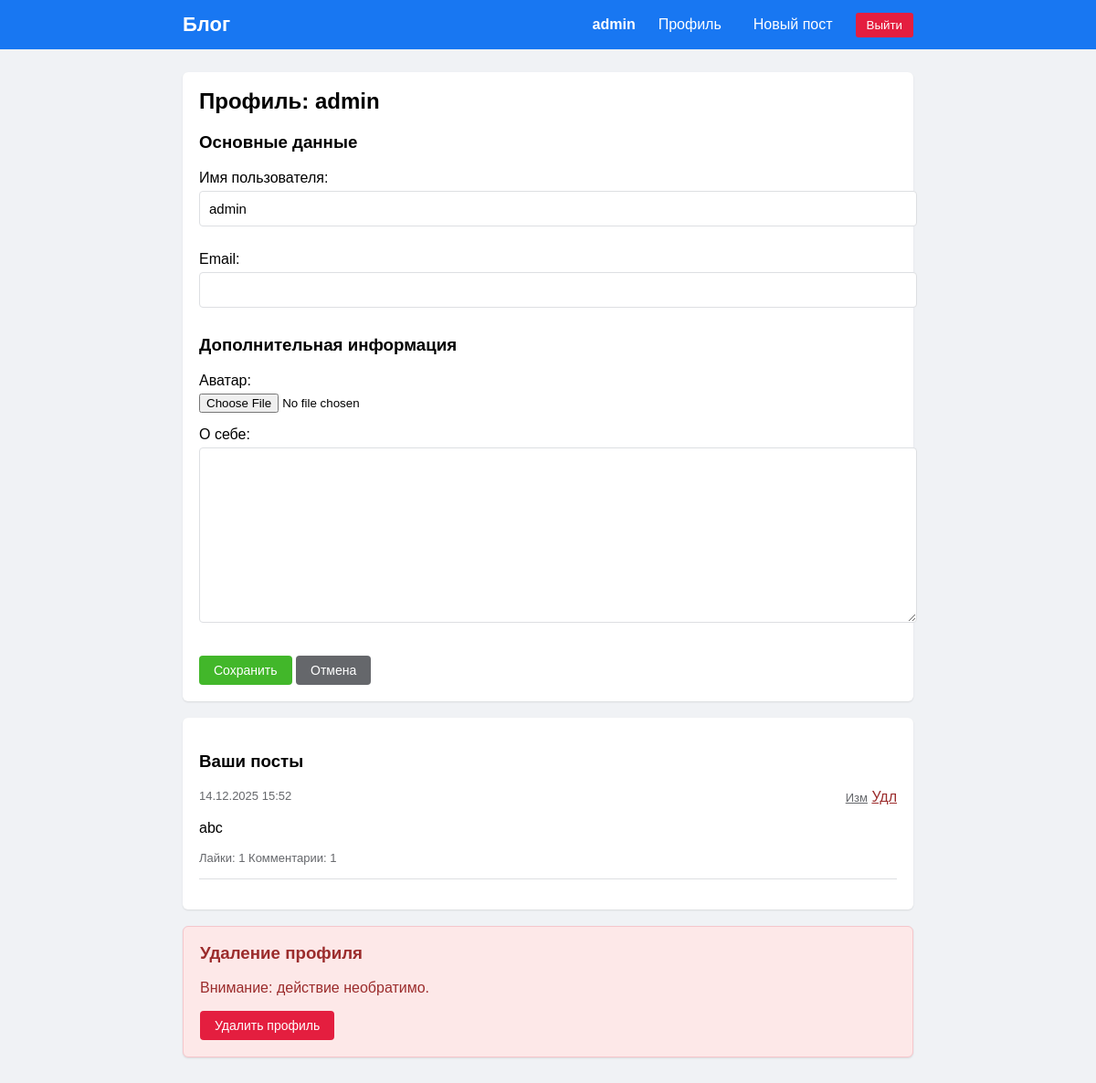
/profile/ (signed in), run on the app's committed database.
### blog/models.py (models this page shows, shortened)
class Profile(models.Model):
    user = models.OneToOneField(User, on_delete=models.CASCADE)
    avatar = models.ImageField(upload_to='avatars/', blank=True, null=True)
    bio = models.TextField(max_length=500, blank=True)

class Post(models.Model):
    author = models.ForeignKey(User, on_delete=models.CASCADE)
    content = models.TextField(max_length=1000)
    created_at = models.DateTimeField(auto_now_add=True)
    updated_at = models.DateTimeField(auto_now=True)
    class Meta:
        ordering = ['-created_at']
    def likes_count(self):
        return self.likes.count()
    def comments_count(self):
        return self.comments.count()

### blog/views.py (the view)
# urls.py: path('profile/', views.profile, name='profile'),
@login_required
def profile(request):
    if request.method == 'POST':
        user_form = UserUpdateForm(request.POST, instance=request.user)
        profile_form = ProfileUpdateForm(
            request.POST, request.FILES, instance=request.user.profile
        )
        if user_form.is_valid() and profile_form.is_valid():
            user_form.save()
            profile_form.save()
            messages.success(request, 'Профиль обновлен!')
            return redirect('profile')
    else:
        user_form = UserUpdateForm(instance=request.user)
        profile_form = ProfileUpdateForm(instance=request.user.profile)
    user_posts = Post.objects.filter(author=request.user).order_by('-created_at')
    paginator = Paginator(user_posts, 50)
    page_number = request.GET.get('page')
    posts = paginator.get_page(page_number)
    context = {
        'user_form': user_form,
        'profile_form': profile_form,
        'posts': posts,
    }
    return render(request, 'blog/profile.html', context)

### blog/forms.py
class UserUpdateForm(forms.ModelForm):
    email = forms.EmailField()
    class Meta:
        model = User
        fields = ['username', 'email']

class ProfileUpdateForm(forms.ModelForm):
    class Meta:
        model = Profile
        fields = ['avatar', 'bio']

### blog/templates/blog/profile.html (shortened to what this page needs)
{% extends 'blog/base.html' %}
{% block content %}
<div class="box">
    <h2>Профиль: {{ user.username }}</h2>
    <form method="post" enctype="multipart/form-data">
        <div class="form-group">
            <h3>Основные данные</h3>
            <div class="form-group">
                <label class="form-label">Имя пользователя:</label>
                {{ user_form.username }}
            </div>
            <div class="form-group">
                <label class="form-label">Email:</label>
                {{ user_form.email }}
            </div>
        </div>
        <div class="form-group">
            <h3>Дополнительная информация</h3>
            <div class="form-group">
                <label class="form-label">Аватар:</label>
                {{ profile_form.avatar }}
            </div>
            <div class="form-group">
                <label class="form-label">О себе:</label>
                {{ profile_form.bio }}
            </div>
        </div>
        <div class="form-actions">
            <button type="submit" class="btn btn-green">Сохранить</button>
            <a href="{% url 'index' %}" class="btn btn-gray">Отмена</a>
        </div>
    </form>
</div>
<div class="box">
    <h3>Ваши посты</h3>
    {% if posts %}
        {% for post in posts %}
        <div class="user-posts">
            <div class="post-info">
                <span class="small-text">{{ post.created_at|date:"d.m.Y H:i" }}</span>
                <div>
                    <a href="{% url 'edit_post' post.id %}" class="small-text">Изм</a>
                    <a href="{% url 'delete_post' post.id %}" class="warning-text">Удл</a>
                </div>
            </div>
            <p>{{ post.content|truncatechars:120 }}</p>
            <div class="small-text">
                <span>Лайки: {{ post.likes_count }}</span>
                <span>Комментарии: {{ post.comments_count }}</span>
            </div>
        </div>
        {% endfor %}
    {% else %}
        <p>У вас пока нет постов.</p>
    {% endif %}
</div>
<div class="box warning-box">
    <h3>Удаление профиля</h3>
    <p class="warning-text">Внимание: действие необратимо.</p>
    <a href="{% url 'delete_profile' %}" class="btn btn-red">Удалить профиль</a>
</div>
{% endblock %}

### blog/templates/blog/base.html (shortened to what this page needs)
<!DOCTYPE html>
<html lang="ru">
<head>
    {% load static %}
    <link rel="stylesheet" type="text/css" href="{% static 'blog/style.css' %}">
</head>
<body>
    <div class="header">
        <div class="container">
            <div class="nav">
                <a href="{% url 'index' %}" class="site-name">Блог</a>
                <div class="menu">
                    {% if user.is_authenticated %}
                        <span class="user-name">{{ user.username }}</span>
                        <a href="{% url 'profile' %}">Профиль</a>
                        <a href="{% url 'create_post' %}">Новый пост</a>
                        <form action="{% url 'logout' %}" method="post" style="display: inline;">
                            <button type="submit" class="logout-btn">Выйти</button>
                        </form>
                    {% else %}
                        <a href="{% url 'login' %}">Войти</a>
                        <a href="{% url 'register' %}">Регистрация</a>
                    {% endif %}
                </div>
            </div>
        </div>
    </div>
    <div class="main container">
        {% block content %}{% endblock %}
    </div>
</body>
</html>

### blog/static/blog/style.css (style rules this page uses)
body { font-family: Arial, sans-serif; margin: 0; background: #f0f2f5; }
.header { background: #1877f2; padding: 12px 0; }
.container { width: 90%; max-width: 800px; margin: 0 auto; }
.nav { display: flex; justify-content: space-between; align-items: center; }
.site-name { color: white; font-size: 22px; font-weight: bold; text-decoration: none; }
.menu { display: flex; gap: 15px; align-items: center; }
.menu a { color: white; text-decoration: none; padding: 6px 10px; }
.user-name { color: white; font-weight: bold; }
.logout-btn { background: #e41e3f; color: white; border: none; padding: 6px 12px; border-radius: 3px; cursor: pointer; }
.main { padding: 25px 0; min-height: 80vh; }
.box { background: white; border-radius: 6px; padding: 18px; margin-bottom: 18px; box-shadow: 0 1px 2px rgba(0,0,0,0.1); }
.box h2 { margin-top: 0; }
.btn { display: inline-block; padding: 8px 16px; background: #1877f2; color: white; text-decoration: none; border-radius: 4px; border: none; cursor: pointer; font-size: 14px; }
.btn-red { background: #e41e3f; }
.btn-gray { background: #65676b; }
.btn-green { background: #42b72a; }
textarea, input[type="text"], input[type="email"], input[type="password"] { width: 100%; padding: 10px; border: 1px solid #dddfe2; border-radius: 4px; margin-bottom: 12px; font-size: 15px; }
.small-text { font-size: 13px; color: #65676b; }
.form-group { margin-bottom: 15px; }
.form-label { display: block; margin-bottom: 5px; }
.form-actions { margin-top: 20px; }
.warning-box { background: #fde8e8; border: 1px solid #f5c6cb; }
.warning-box h3 { color: #9b2c2c; margin-top: 0; }
.warning-text { color: #9b2c2c; }
.user-posts { margin-bottom: 15px; padding-bottom: 15px; border-bottom: 1px solid #dddfe2; }
.post-info { display: flex; justify-content: space-between; margin-bottom: 5px; }

### data on the page
Post: created_at "14.12.2025 15:52", content "abc", likes_count "1", comments_count "1"

### other printed values
{{ user.username }} "admin"
